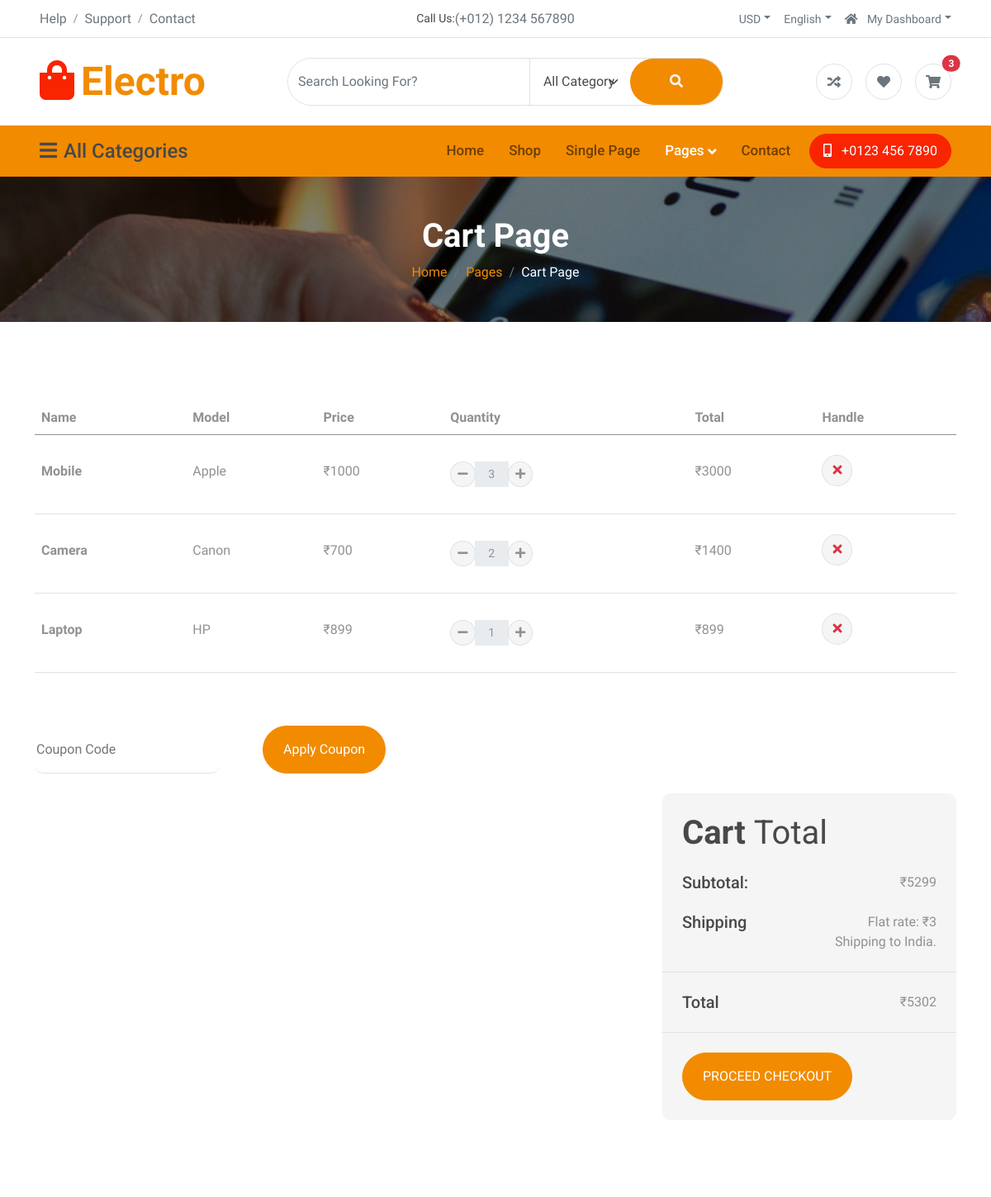
The app's page /cart/ (signed in, upper part), older data.
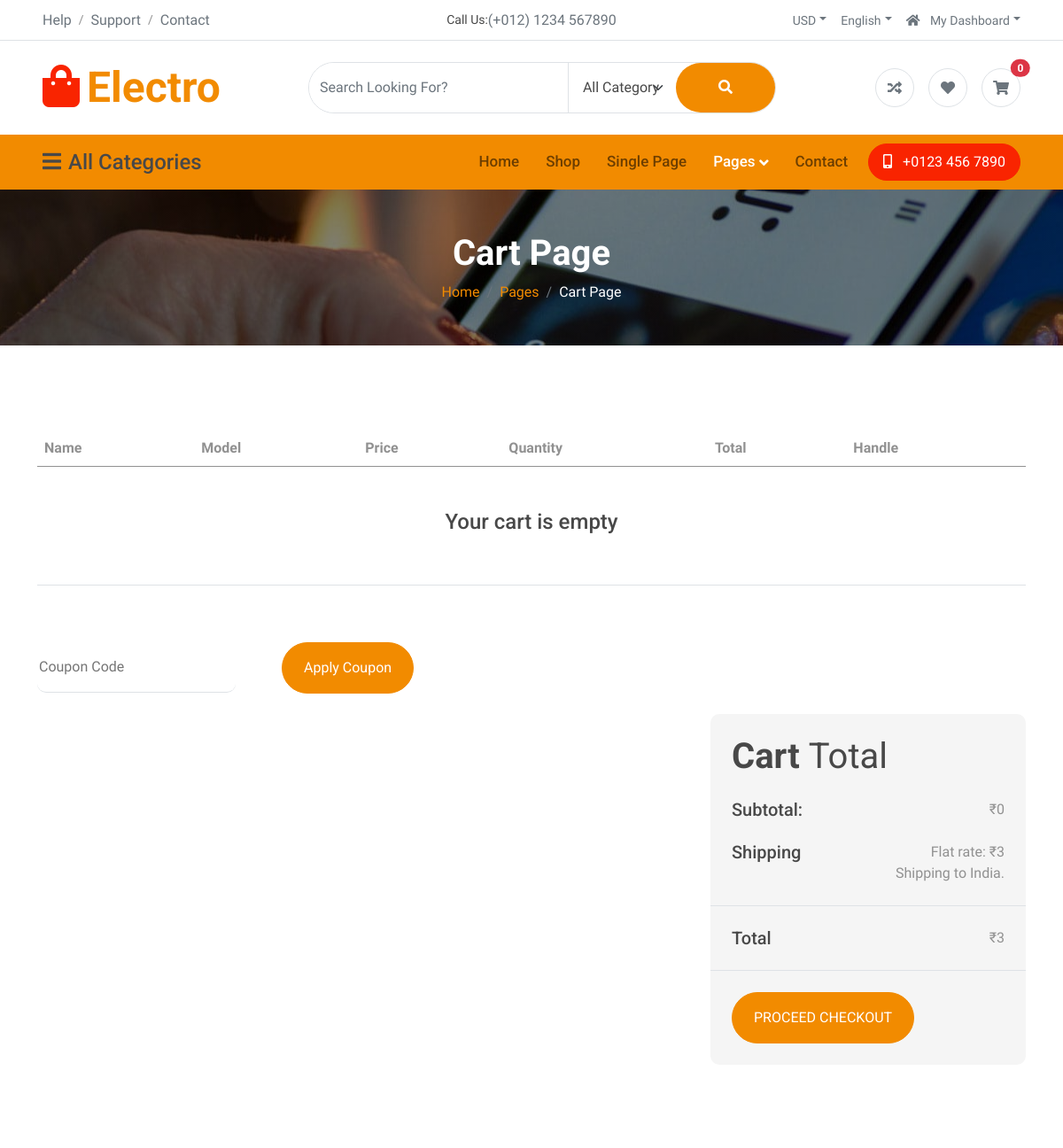
The same page, newer data.
### app/models.py (models this page shows, shortened)
class CartItem(models.Model):
    cart = models.ForeignKey(Cart, on_delete=models.CASCADE)
    product = models.ForeignKey(Product, on_delete=models.CASCADE)
    quantity = models.IntegerField(default=1)

class Product(models.Model):
    name=models.CharField(max_length=100)
    price=models.IntegerField()
    image=models.ImageField(upload_to='product_image')
    brand=models.CharField(max_length=100)
    category=models.ForeignKey(Category, on_delete=models.CASCADE, blank=True, null=True)

### app/views.py (the view)
# urls.py: path('cart/', views.cart, name='cart'),
def cart(request):
    if not request.session.get('user_id'):
        return redirect('login')
    user = Register.objects.get(id=request.session.get('user_id'))
    cart, created = Cart.objects.get_or_create(user=user)
    items = CartItem.objects.filter(cart=cart)
    total = 0
    cart_items = CartItem.objects.all()
    cart_count = cart_items.count()
    for i in items:
        i.subtotal = i.product.price * i.quantity
        total += i.subtotal
    return render(request, 'cart.html', {
        'items': items,
        'total': total,
        'cart_count': cart_count
    })

### app/context_processors.py (called while the page is built)
def categories(request):
    return {
        'categories': Category.objects.all()
    }

### app/templates/cart.html (shortened to what this page needs)
{% load static %}
<!DOCTYPE html>
<html lang="en">
<head>
    <link rel="stylesheet" href="https://use.fontawesome.com/releases/v5.15.4/css/all.css" />
    <link href="https://cdn.jsdelivr.net/npm/bootstrap-icons@1.4.1/font/bootstrap-icons.css" rel="stylesheet">
    <link href="{% static 'lib/animate/animate.min.css' %}" rel="stylesheet">
    <link href="{% static 'lib/owlcarousel/assets/owl.carousel.min.css' %}" rel="stylesheet">
    <link href="{% static 'css/bootstrap.min.css' %}" rel="stylesheet">
    <link href="{% static 'css/style.css' %}" rel="stylesheet">
</head>
<body>
    <div class="container-fluid px-5 d-none border-bottom d-lg-block">
        <div class="row gx-0 align-items-center">
            <div class="col-lg-4 text-center text-lg-start mb-lg-0">
                <div class="d-inline-flex align-items-center" style="height: 45px;">
                    <a href="#" class="text-muted me-2"> Help</a><small> / </small>
                    <a href="#" class="text-muted mx-2"> Support</a><small> / </small>
                    <a href="#" class="text-muted ms-2"> Contact</a>
                </div>
            </div>
            <div class="col-lg-4 text-center d-flex align-items-center justify-content-center">
                <small class="text-dark">Call Us:</small>
                <a href="#" class="text-muted">(+012) 1234 567890</a>
            </div>
            <div class="col-lg-4 text-center text-lg-end">
                <div class="d-inline-flex align-items-center" style="height: 45px;">
                    <div class="dropdown">
                        <a href="#" class="dropdown-toggle text-muted me-2" data-bs-toggle="dropdown"><small>
                                USD</small></a>
                    </div>
                    <div class="dropdown">
                        <a href="#" class="dropdown-toggle text-muted mx-2" data-bs-toggle="dropdown"><small>
                                English</small></a>
                    </div>
                    <div class="dropdown">
                        <a href="#" class="dropdown-toggle text-muted ms-2" data-bs-toggle="dropdown"><small><i
                                    class="fa fa-home me-2"></i> My Dashboard</small></a>
                    </div>
                </div>
            </div>
        </div>
    </div>
    <div class="container-fluid px-5 py-4 d-none d-lg-block">
        <div class="row gx-0 align-items-center text-center">
            <div class="col-md-4 col-lg-3 text-center text-lg-start">
                <div class="d-inline-flex align-items-center">
                    <a href="" class="navbar-brand p-0">
                        <h1 class="display-5 text-primary m-0"><i
                                class="fas fa-shopping-bag text-secondary me-2"></i>Electro</h1>
                    </a>
                </div>
            </div>
            <div class="col-md-4 col-lg-6 text-center">
                <div class="position-relative ps-4">
                    <div class="d-flex border rounded-pill">
                        <input class="form-control border-0 rounded-pill w-100 py-3" type="text"
                            data-bs-target="#dropdownToggle123" placeholder="Search Looking For?">
                        <select class="form-select text-dark border-0 border-start rounded-0 p-3" style="width: 200px;">
                            <option value="All Category">All Category</option>
                        </select>
                        <button type="button" class="btn btn-primary rounded-pill py-3 px-5" style="border: 0;"><i
                                class="fas fa-search"></i></button>
                    </div>
                </div>
            </div>
            <div class="col-md-4 col-lg-3 text-center text-lg-end">
                <div class="d-inline-flex align-items-center">
                    <a href="#" class="text-muted d-flex align-items-center justify-content-center me-3"><span
                            class="rounded-circle btn-md-square border"><i class="fas fa-random"></i></i></a>
                    <a href="#" class="text-muted d-flex align-items-center justify-content-center me-3"><span
                            class="rounded-circle btn-md-square border"><i class="fas fa-heart"></i></a>
                    <a href="{% url 'cart' %}"
   class="text-muted d-flex align-items-center justify-content-center position-relative">
    <span class="rounded-circle btn-md-square border d-flex align-items-center justify-content-center">
        <i class="fas fa-shopping-cart"></i>
    </span>
    <span class="position-absolute top-0 start-100 translate-middle badge rounded-pill bg-danger">
        {{ cart_count }}
    </span>
</a>
                </div>
            </div>
        </div>
    </div>
    <div class="container-fluid nav-bar p-0">
        <div class="row gx-0 bg-primary px-5 align-items-center">
            <div class="col-lg-3 d-none d-lg-block">
                <nav class="navbar navbar-light position-relative" style="width: 250px;">
                    <button class="navbar-toggler border-0 fs-4 w-100 px-0 text-start" type="button"
                        data-bs-toggle="collapse" data-bs-target="#allCat">
                        <h4 class="m-0"><i class="fa fa-bars me-2"></i>All Categories</h4>
                    </button>
                </nav>
            </div>
            <div class="col-12 col-lg-9">
                <nav class="navbar navbar-expand-lg navbar-light bg-primary ">
                    <div class="collapse navbar-collapse" id="navbarCollapse">
                        <div class="navbar-nav ms-auto py-0">
                            <a href="{% url "home" %}" class="nav-item nav-link">Home</a>
                            <a href="{% url "shop" %}" class="nav-item nav-link ">Shop</a>
                            <a href="{% url "single" %}" class="nav-item nav-link">Single Page</a>
                            <div class="nav-item dropdown">
                                <a href="#" class="nav-link active" data-bs-toggle="dropdown"><span
                                        class="dropdown-toggle">Pages</span></a>
                            </div>
                            <a href="{% url "contact" %}" class="nav-item nav-link me-2">Contact</a>
                        </div>
                        <a href="" class="btn btn-secondary rounded-pill py-2 px-4 px-lg-3 mb-3 mb-md-3 mb-lg-0"><i
                                class="fa fa-mobile-alt me-2"></i> +0123 456 7890</a>
                    </div>
                </nav>
            </div>
        </div>
    </div>
    <div class="container-fluid page-header py-5">
        <h1 class="text-center text-white display-6 wow fadeInUp" data-wow-delay="0.1s">Cart Page</h1>
        <ol class="breadcrumb justify-content-center mb-0 wow fadeInUp" data-wow-delay="0.3s">
            <li class="breadcrumb-item"><a href="#">Home</a></li>
            <li class="breadcrumb-item"><a href="#">Pages</a></li>
            <li class="breadcrumb-item active text-white">Cart Page</li>
        </ol>
    </div>
    <div class="container-fluid py-5">
        <div class="container py-5">
            <div class="table-responsive">
                <table class="table">
                    <thead>
                        <tr>
                            <th scope="col">Name</th>
                            <th scope="col">Model</th>
                            <th scope="col">Price</th>
                            <th scope="col">Quantity</th>
                            <th scope="col">Total</th>
                            <th scope="col">Handle</th>
                        </tr>
                    </thead>
<tbody>
{% for i in items %}
<tr>
    <th scope="row">
        <p class="mb-0 py-4">{{ i.product.name }}</p>
    </th>
    <td>
        <p class="mb-0 py-4">{{ i.product.brand }}</p>
    </td>
    <td>
        <p class="mb-0 py-4">₹{{ i.product.price }}</p>
    </td>
    <td>
        <div class="input-group quantity py-4" style="width: 100px;">
            <div class="input-group-btn">
                <a href="{% url 'minus_cart' i.id %}">
                    <button type="button" class="btn btn-sm rounded-circle bg-light border">
                        <i class="fa fa-minus"></i>
                    </button>
                </a>
            </div>
            <input type="text"
                   class="form-control form-control-sm text-center border-0"
                   value="{{ i.quantity }}"
                   readonly>
            <div class="input-group-btn">
                <a href="{% url 'plus_cart' i.id %}">
                    <button type="button" class="btn btn-sm rounded-circle bg-light border">
                        <i class="fa fa-plus"></i>
                    </button>
                </a>
            </div>
        </div>
    </td>
    <td>
        <p class="mb-0 py-4">₹{{ i.subtotal }}</p>
    </td>
    <td class="py-4">
        <a href="{% url 'remove_cart' i.id %}">
            <button type="button" class="btn btn-md rounded-circle bg-light border">
                <i class="fa fa-times text-danger"></i>
            </button>
        </a>
    </td>
</tr>
{% empty %}
<tr>
    <td colspan="6" class="text-center py-5">
        <h4>Your cart is empty</h4>
    </td>
</tr>
{% endfor %}
</tbody>
                </table>
            </div>
            <div class="mt-5">
                <input type="text" class="border-0 border-bottom rounded me-5 py-3 mb-4" placeholder="Coupon Code">
                <button class="btn btn-primary rounded-pill px-4 py-3" type="button">Apply Coupon</button>
            </div>
            <div class="row g-4 justify-content-end">
                <div class="col-8"></div>
                <div class="col-sm-8 col-md-7 col-lg-6 col-xl-4">
                    <div class="bg-light rounded">
    <div class="p-4">
        <h1 class="display-6 mb-4">Cart <span class="fw-normal">Total</span></h1>
        <div class="d-flex justify-content-between mb-4">
            <h5 class="mb-0 me-4">Subtotal:</h5>
            <p class="mb-0">₹{{ total }}</p>
        </div>
        <div class="d-flex justify-content-between">
            <h5 class="mb-0 me-4">Shipping</h5>
            <div>
                <p class="mb-0">Flat rate: ₹3</p>
            </div>
        </div>
        <p class="mb-0 text-end">Shipping to India.</p>
    </div>
    <div class="py-4 mb-4 border-top border-bottom d-flex justify-content-between">
        <h5 class="mb-0 ps-4 me-4">Total</h5>
        <p class="mb-0 pe-4">₹{{ total|add:3 }}</p>
    </div>
<a href="{% url 'cheackout' %}">
    <button class="btn btn-primary rounded-pill px-4 py-3 text-uppercase mb-4 ms-4"
        type="button">
        Proceed Checkout
    </button>
</a>
</div>
                </div>
            </div>
        </div>
    </div>
</body>
</html>

### app/static/css/style.css (style rules this page uses)
.btn { font-weight: 600; transition: .5s; }
.btn-md-square { width: 44px; height: 44px; }
.btn-square, .btn-sm-square, .btn-md-square, .btn-lg-square { padding: 0; display: flex; align-items: center; justify-content: center; font-weight: normal; border-radius: 50%; }
.btn.btn-primary { background: var(--bs-primary) !important; color: var(--bs-white) !important; font-family: 'Roboto', sans-serif; font-weight: 400; transition: 0.5s; }
.btn.btn-secondary { background: var(--bs-secondary) !important; color: var(--bs-white); font-family: 'Roboto', sans-serif; font-weight: 400; border: 1px solid var(--bs-secondary); transition: 0.5s; }
.nav-bar .navbar.navbar-light { padding: 0 !important; }
.nav-bar .navbar .navbar-nav .nav-link { padding: 18px 15px; font-weight: 500; font-family: 'Roboto', sans-serif; font-size: 17px; transition: .5s; }
.navbar .navbar-nav .nav-link:hover, .navbar .navbar-nav .nav-link.active, .fixed-top.bg-white .navbar .navbar-nav .nav-link:hover, .fixed-top.bg-white .navbar .navbar-nav .nav-link.active { color: var(--bs-white); }
.navbar .dropdown-toggle::after { border: none; content: "\f107"; font-family: "Font Awesome 5 Free"; font-weight: 600; vertical-align: middle; }
.navbar .navbar-toggler { padding: 5px 15px; }
.nav-bar .navbar-toggler { border-radius: 5px !important; box-shadow: none !important; }
.page-header { position: relative; padding: 100px 0; background: linear-gradient(rgba(0, 0, 0, 0.5), rgba(0, 0, 0, 0.5)), url(../img/carousel-1.jpg); background-position: center top; background-repeat: no-repeat; background-attachment: fixed; }

Row changes from the older to the newer data that the page shows:
removed CartItem: product.name "Mobile", product.brand "Apple", product.price "1000", quantity "3", subtotal "3000"
removed CartItem: product.name "Camera", product.brand "Canon", product.price "700", quantity "2", subtotal "1400"
removed CartItem: product.name "Laptop", product.brand "HP", product.price "899", quantity "1", subtotal "899"
Text that changed along with them:
{{ cart_count }}: "3" → "0"
{{ total }}: "5299" → "0"
{{ total|add:3 }}: "5302" → "3"
text now shown: "Your cart is empty"
